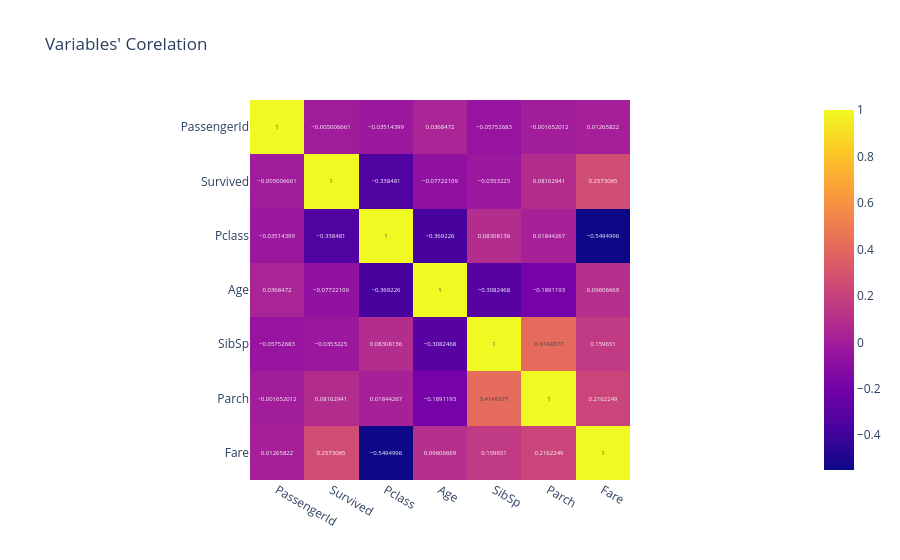

This figure's notebook cell:
### Code cell
# 5 : Corelation measurement : 

        # This the matrix showing the corealtion with two varialbles with each others
corr = data.corr(numeric_only=True)
corr

fig=px.imshow(
    corr,
    text_auto=True,
    title="Variables' Corelation"
)
fig.show()

### Figure 1 — Plotly figure (JSON) as saved in the notebook; plotly's stock layout.template omitted (floating-point values rounded to 4 significant figures)
{"data": [{"coloraxis": "coloraxis", "hovertemplate": "x: %{x}<br>y: %{y}<br>color: %{z}<extra></extra>", "name": "0", "texttemplate": "%{z}", "type": "heatmap", "x": ["PassengerId", "Survived", "Pclass", "Age", "SibSp", "Parch", "Fare"], "xaxis": "x", "y": ["PassengerId", "Survived", "Pclass", "Age", "SibSp", "Parch", "Fare"], "yaxis": "y", "z": [[1.0, -0.005007, -0.03514, 0.03685, -0.05753, -0.001652, 0.01266], [-0.005007, 1.0, -0.3385, -0.07722, -0.03532, 0.08163, 0.2573], [-0.03514, -0.3385, 1.0, -0.3692, 0.08308, 0.01844, -0.5495], [0.03685, -0.07722, -0.3692, 1.0, -0.3082, -0.1891, 0.09607], [-0.05753, -0.03532, 0.08308, -0.3082, 1.0, 0.4148, 0.1597], [-0.001652, 0.08163, 0.01844, -0.1891, 0.4148, 1.0, 0.2162], [0.01266, 0.2573, -0.5495, 0.09607, 0.1597, 0.2162, 1.0]]}], "layout": {"coloraxis": {"colorscale": [[0, "#0d0887"], [0.1111, "#46039f"], [0.2222, "#7201a8"], [0.3333, "#9c179e"], [0.4444, "#bd3786"], [0.5556, "#d8576b"], [0.6667, "#ed7953"], [0.7778, "#fb9f3a"], [0.8889, "#fdca26"], [1, "#f0f921"]]}, "title": {"text": "Variables' Corelation"}, "xaxis": {"anchor": "y", "constrain": "domain", "domain": [0, 1], "scaleanchor": "y"}, "yaxis": {"anchor": "x", "autorange": "reversed", "constrain": "domain", "domain": [0, 1]}}}
